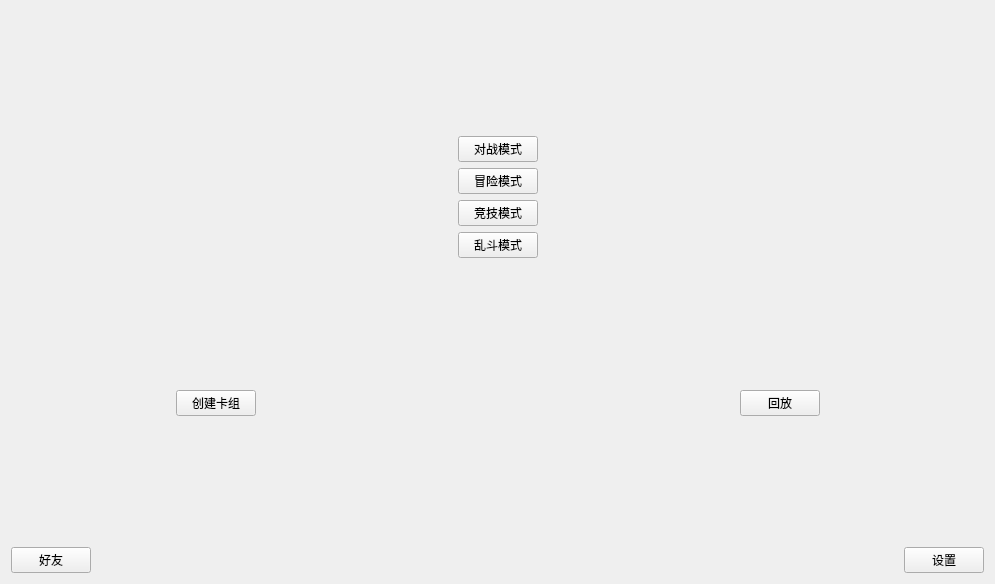
<?xml version="1.0" encoding="UTF-8"?>
<ui version="4.0">
 <class>mainWindow</class>
 <widget class="QWidget" name="mainWindow">
  <property name="geometry">
   <rect>
    <x>0</x>
    <y>0</y>
    <width>995</width>
    <height>584</height>
   </rect>
  </property>
  <property name="windowTitle">
   <string>Form</string>
  </property>
  <layout class="QGridLayout" name="gridLayout">
   <item row="0" column="0">
    <spacer name="verticalSpacer_3">
     <property name="orientation">
      <enum>Qt::Vertical</enum>
     </property>
     <property name="sizeHint" stdset="0">
      <size>
       <width>20</width>
       <height>107</height>
      </size>
     </property>
    </spacer>
   </item>
   <item row="1" column="0">
    <layout class="QHBoxLayout" name="horizontalLayout_2">
     <item>
      <spacer name="horizontalSpacer_2">
       <property name="orientation">
        <enum>Qt::Horizontal</enum>
       </property>
       <property name="sizeHint" stdset="0">
        <size>
         <width>348</width>
         <height>20</height>
        </size>
       </property>
      </spacer>
     </item>
     <item>
      <layout class="QVBoxLayout" name="verticalLayout">
       <item>
        <widget class="QPushButton" name="pushButton_battle">
         <property name="text">
          <string>对战模式</string>
         </property>
        </widget>
       </item>
       <item>
        <widget class="QPushButton" name="pushButton_venture">
         <property name="text">
          <string>冒险模式</string>
         </property>
        </widget>
       </item>
       <item>
        <widget class="QPushButton" name="pushButton_athletic">
         <property name="text">
          <string>竞技模式</string>
         </property>
        </widget>
       </item>
       <item>
        <widget class="QPushButton" name="pushButton_Brawl">
         <property name="text">
          <string>乱斗模式</string>
         </property>
        </widget>
       </item>
      </layout>
     </item>
     <item>
      <spacer name="horizontalSpacer_3">
       <property name="orientation">
        <enum>Qt::Horizontal</enum>
       </property>
       <property name="sizeHint" stdset="0">
        <size>
         <width>408</width>
         <height>20</height>
        </size>
       </property>
      </spacer>
     </item>
    </layout>
   </item>
   <item row="2" column="0">
    <spacer name="verticalSpacer">
     <property name="orientation">
      <enum>Qt::Vertical</enum>
     </property>
     <property name="sizeHint" stdset="0">
      <size>
       <width>20</width>
       <height>107</height>
      </size>
     </property>
    </spacer>
   </item>
   <item row="3" column="0">
    <layout class="QHBoxLayout" name="horizontalLayout">
     <item>
      <spacer name="horizontalSpacer_5">
       <property name="orientation">
        <enum>Qt::Horizontal</enum>
       </property>
       <property name="sizeHint" stdset="0">
        <size>
         <width>40</width>
         <height>20</height>
        </size>
       </property>
      </spacer>
     </item>
     <item>
      <widget class="QPushButton" name="pushButton_collection">
       <property name="text">
        <string>创建卡组</string>
       </property>
      </widget>
     </item>
     <item>
      <spacer name="horizontalSpacer_4">
       <property name="orientation">
        <enum>Qt::Horizontal</enum>
       </property>
       <property name="sizeHint" stdset="0">
        <size>
         <width>478</width>
         <height>20</height>
        </size>
       </property>
      </spacer>
     </item>
     <item>
      <widget class="QPushButton" name="pushButton_playback">
       <property name="text">
        <string>回放</string>
       </property>
      </widget>
     </item>
     <item>
      <spacer name="horizontalSpacer_6">
       <property name="orientation">
        <enum>Qt::Horizontal</enum>
       </property>
       <property name="sizeHint" stdset="0">
        <size>
         <width>40</width>
         <height>20</height>
        </size>
       </property>
      </spacer>
     </item>
    </layout>
   </item>
   <item row="4" column="0">
    <spacer name="verticalSpacer_2">
     <property name="orientation">
      <enum>Qt::Vertical</enum>
     </property>
     <property name="sizeHint" stdset="0">
      <size>
       <width>20</width>
       <height>107</height>
      </size>
     </property>
    </spacer>
   </item>
   <item row="5" column="0">
    <layout class="QHBoxLayout" name="horizontalLayout_3">
     <item>
      <widget class="QPushButton" name="pushButton_friend">
       <property name="text">
        <string>好友</string>
       </property>
      </widget>
     </item>
     <item>
      <spacer name="horizontalSpacer">
       <property name="orientation">
        <enum>Qt::Horizontal</enum>
       </property>
       <property name="sizeHint" stdset="0">
        <size>
         <width>788</width>
         <height>20</height>
        </size>
       </property>
      </spacer>
     </item>
     <item>
      <widget class="QPushButton" name="pushButton_setting">
       <property name="text">
        <string>设置</string>
       </property>
      </widget>
     </item>
    </layout>
   </item>
  </layout>
 </widget>
 <resources/>
 <connections/>
</ui>
